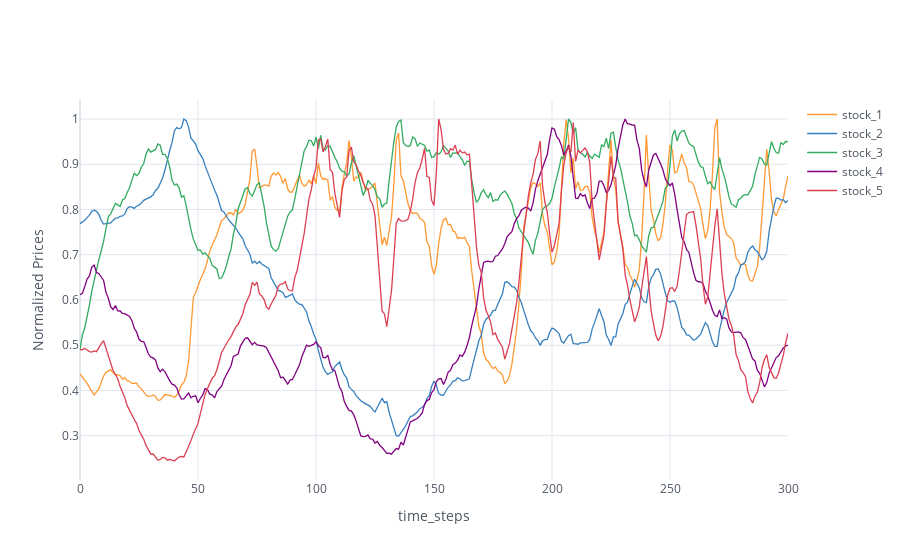

The notebook cell this image was saved under:
### Code cell
starting_time = datetime(year=1995, month=1, day=1, hour=10) + relativedelta(hours=0)
ending_time = starting_time + relativedelta(hours=3000)

cf.go_offline()
cf.set_config_file(world_readable=True, theme="white")

buffer = SimulatedStockBuffer.objects.select_related("stock").order_by("captured_at").filter(
    Q(captured_at__gte = starting_time)
    & Q(captured_at__lte = ending_time)
).all()

price_variations = {}
for snapshot in buffer:
    if snapshot.stock.name not in price_variations:
        price_variations[snapshot.stock.name] = []
    price_variations[snapshot.stock.name].append(snapshot.price_snapshot)

# print(price_variations)
for stck_name in price_variations:
    price_snaps = price_variations[stck_name]
    price_array = np.array(price_snaps)
    max_price = max(price_array)
    normalized_snaps = price_array/max_price
    price_variations[stck_name] = normalized_snaps

    

stock_names = list(price_variations.keys())


# print(price_variations)
df_regret_comparisons = pd.DataFrame(price_variations)
df_regret_comparisons.iplot(
    xTitle='time_steps',
    yTitle='Normalized Prices'
)

### Figure 1 — Plotly figure (JSON) as saved in the notebook; plotly's stock layout.template omitted (floating-point values rounded to 4 significant figures; data arrays with more than 128 entries replaced by an {"elided": "..."} marker saying what was removed)
{"data": [{"line": {"color": "rgba(255, 153, 51, 1.0)", "dash": "solid", "shape": "linear", "width": 1.3}, "mode": "lines", "name": "stock_1", "text": "", "type": "scatter", "x": {"elided": "301 int values"}, "y": {"elided": "301 float values"}}, {"line": {"color": "rgba(55, 128, 191, 1.0)", "dash": "solid", "shape": "linear", "width": 1.3}, "mode": "lines", "name": "stock_2", "text": "", "type": "scatter", "x": {"elided": "301 int values"}, "y": {"elided": "301 float values"}}, {"line": {"color": "rgba(50, 171, 96, 1.0)", "dash": "solid", "shape": "linear", "width": 1.3}, "mode": "lines", "name": "stock_3", "text": "", "type": "scatter", "x": {"elided": "301 int values"}, "y": {"elided": "301 float values"}}, {"line": {"color": "rgba(128, 0, 128, 1.0)", "dash": "solid", "shape": "linear", "width": 1.3}, "mode": "lines", "name": "stock_4", "text": "", "type": "scatter", "x": {"elided": "301 int values"}, "y": {"elided": "301 float values"}}, {"line": {"color": "rgba(219, 64, 82, 1.0)", "dash": "solid", "shape": "linear", "width": 1.3}, "mode": "lines", "name": "stock_5", "text": "", "type": "scatter", "x": {"elided": "301 int values"}, "y": {"elided": "301 float values"}}], "layout": {"legend": {"bgcolor": "#FFFFFF", "font": {"color": "#4D5663"}}, "paper_bgcolor": "#FFFFFF", "plot_bgcolor": "#FFFFFF", "title": {"font": {"color": "#4D5663"}}, "xaxis": {"gridcolor": "#E1E5ED", "showgrid": true, "tickfont": {"color": "#4D5663"}, "title": {"font": {"color": "#4D5663"}, "text": "time_steps"}, "zerolinecolor": "#E1E5ED"}, "yaxis": {"gridcolor": "#E1E5ED", "showgrid": true, "tickfont": {"color": "#4D5663"}, "title": {"font": {"color": "#4D5663"}, "text": "Normalized Prices"}, "zerolinecolor": "#E1E5ED"}}}
